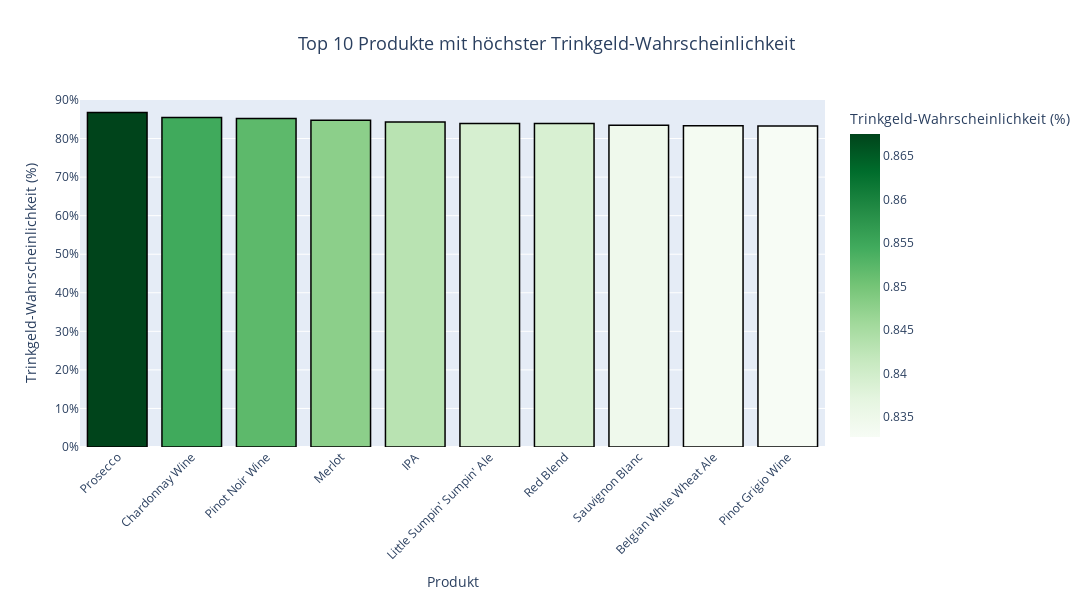

Notebook cell for this chart:
### Markdown cell above
##### Visualisierung: Top 10 Produkte

### Code cell
# Visualisierung: Top 10 Produkte
fig_top10 = px.bar(
    df_top10_products.sort_values('tip_probability', ascending=False),
    x='product_name', 
    y='tip_probability',
    title="Top 10 Produkte mit höchster Trinkgeld-Wahrscheinlichkeit",
    labels={
        'tip_probability': 'Trinkgeld-Wahrscheinlichkeit (%)', 
        'product_name': 'Produkt'
    },
    color='tip_probability', 
    color_continuous_scale='Greens',
    hover_data={'count': True},  # Tooltip zeigt die Anzahl der Käufe an
)

# Layout-Anpassungen
fig_top10.update_layout(
    title_font=dict(size=18),  # Größerer Titel
    title_x=0.5,               # Titel horizontal zentrieren
    xaxis=dict(title='Produkt', tickangle=-45),  # Rotierte Achsenticks
    yaxis=dict(title='Trinkgeld-Wahrscheinlichkeit (%)', tickformat=".0%", dtick=0.1, autorange=False, range=[0, 1]), # Prozentformat + Schritte in 10er-Intervallen
    width=1200,  
    height=600
)

# Skalierung der y-Achse, um relevante Werte zu fokussieren
fig_top10.update_layout(yaxis=dict(autorange=False, range=[0, 0.9]))

# Optische Verbesserungen und Tooltip-Template
fig_top10.update_traces(
    marker_line_width=1.5, 
    marker_line_color="black",
    hovertemplate="<b>Produkt:</b> %{x}<br>" +
                  "<b>Trinkgeld-Wahrscheinlichkeit:</b> %{y:.2%}<br>" +
                  "<b>Häufigkeit der Käufe:</b> %{customdata[0]}"
)

# Diagramm anzeigen
fig_top10.show()

### Figure 1 — Plotly figure (JSON) as saved in the notebook; plotly's stock layout.template omitted (floating-point values rounded to 4 significant figures)
{"data": [{"alignmentgroup": "True", "customdata": [[536], [1073], [622], [716], [618], [740], [925], [4493], [738], [520]], "hovertemplate": "<b>Produkt:</b> %{x}<br><b>Trinkgeld-Wahrscheinlichkeit:</b> %{y:.2%}<br><b>Häufigkeit der Käufe:</b> %{customdata[0]}", "legendgroup": "", "marker": {"color": [0.8675, 0.8546, 0.8521, 0.8478, 0.843, 0.8392, 0.8389, 0.8346, 0.8333, 0.8327], "coloraxis": "coloraxis", "line": {"color": "black", "width": 1.5}, "pattern": {"shape": ""}}, "name": "", "offsetgroup": "", "orientation": "v", "showlegend": false, "textposition": "auto", "type": "bar", "x": ["Prosecco", "Chardonnay Wine", "Pinot Noir Wine", "Merlot", "IPA", "Little Sumpin' Sumpin' Ale", "Red Blend", "Sauvignon Blanc", "Belgian White Wheat Ale", "Pinot Grigio Wine"], "xaxis": "x", "y": [0.8675, 0.8546, 0.8521, 0.8478, 0.843, 0.8392, 0.8389, 0.8346, 0.8333, 0.8327], "yaxis": "y"}], "layout": {"barmode": "relative", "coloraxis": {"colorbar": {"title": {"text": "Trinkgeld-Wahrscheinlichkeit (%)"}}, "colorscale": [[0, "rgb(247,252,245)"], [0.125, "rgb(229,245,224)"], [0.25, "rgb(199,233,192)"], [0.375, "rgb(161,217,155)"], [0.5, "rgb(116,196,118)"], [0.625, "rgb(65,171,93)"], [0.75, "rgb(35,139,69)"], [0.875, "rgb(0,109,44)"], [1, "rgb(0,68,27)"]]}, "height": 600, "legend": {"tracegroupgap": 0}, "title": {"font": {"size": 18}, "text": "Top 10 Produkte mit höchster Trinkgeld-Wahrscheinlichkeit", "x": 0.5}, "width": 1200, "xaxis": {"anchor": "y", "autorange": true, "domain": [0, 1], "range": [-0.5, 9.5], "tickangle": -45, "title": {"text": "Produkt"}, "type": "category"}, "yaxis": {"anchor": "x", "autorange": false, "domain": [0, 1], "dtick": 0.1, "range": [0, 0.9], "tickformat": ".0%", "title": {"text": "Trinkgeld-Wahrscheinlichkeit (%)"}, "type": "linear"}}}
